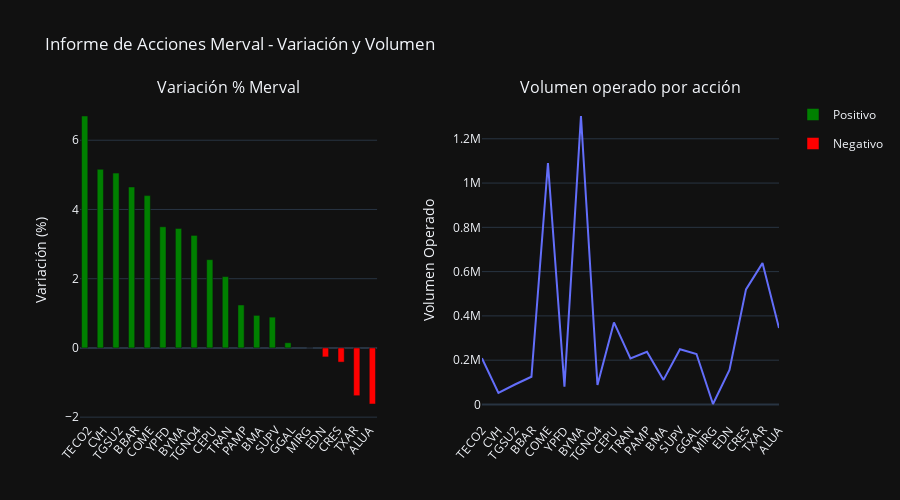

Notebook cell for this chart:
### Code cell
# ---------------   PANEL ACCIONES ARGENTINAS  ----------------
List_panel_Acciones = ["Merval", "Panel General", "Merval 25", "Merval Argentina", "Burcap", "CEDEARs"]


panel_data = []

def obtener_panel(instrumento, panel, pais):
    
    url_panel2 = f"https://api.invertironline.com/api/Cotizaciones/{instrumento}/{panel}/{pais}"
    
    payload = {}
    headers = {
    'Authorization': f"Bearer {bearer_token}",
    'Cookie': 'i18n.langtag=es-AR; isMobile=0; 1ea603=2qWeR/Ko7fTv5qFwUUmajFxWKNKtMyB66jJlJwlyFgldqvfrivSOqffj72nSSQ8p18sxZLeNp+m5CDB+KmkD7BxBPsZzBlzrTNpk728p80GSm7j9dYAIvHBuX7tgmx5HVqjmBADYnrBeAlt9fjpu+dxROhkucWhAX8YWLux7ISiIj1gU'
    }

    response = requests.request("GET", url_panel2, headers=headers, data=payload)
    panel_data.append(response.json())

obtener_panel("Acciones", List_panel_Acciones[0], "argentina")

# panel_data_json = json.dumps(panel_data, indent=2)

ticket = []
volumen = []
precio_maximo = []
precio_minimo = []
ultimo_precio = []
var_porcentual = []

for titulo in panel_data[0]["titulos"]:
    
    ticket_t = titulo["simbolo"]
    ticket.append(ticket_t)
     
    volumen_t = titulo["volumen"]
    volumen.append(volumen_t)
    
    precio_maximo_t = titulo["maximo"]
    precio_maximo.append(precio_maximo_t)
    
    precio_minimo_t = titulo["minimo"]
    precio_minimo.append(precio_minimo_t)
    
    ultimo_precio_t = titulo["ultimoCierre"]
    ultimo_precio.append(ultimo_precio_t)
    
    var_porcentual_t = titulo["variacionPorcentual"]
    var_porcentual.append(var_porcentual_t)

data_relevante = pd.DataFrame({
    "ticket" : ticket, 
    "volumen" : volumen,
    "precio_maximo" : precio_maximo,
    "precio_minimo" : precio_minimo,
    "ultimo_precio" : ultimo_precio,
    "var_porcentual" : var_porcentual
})

data_relevante = data_relevante.sort_values(by="var_porcentual", ascending=False)

# Agregamos una columna para diferencias variaciones positivas y negativas
data_relevante['variación'] = data_relevante['var_porcentual'].apply(lambda x: 'Positivo' if x > 0 else 'Negativo')

# Grafico de plotly
var_merval = px.bar(
    data_relevante, 
    x="ticket", 
    y="var_porcentual", 
    color="variación",  # Color por valor de 'var_porcentual'
    title="Variación diaria de acciones en el Merval",
    color_discrete_map={'Positivo': 'green', 'Negativo': 'red'})

#creamos grafico de lineas para mostrar el volumen operado durante la jornada
vol_merval = px.line(data_relevante, 
                     x="ticket", 
                     y="volumen", 
                     title="Volumen operado por instrumento")

# Crear subplots y aplicar un tema
fig_informe = make_subplots(rows=1, cols=2, 
                            subplot_titles=("Variación % Merval", "Volumen operado por acción"),
                            horizontal_spacing=0.15 #especificamos espacio entre columnas del subplot
                            )

# Agregar los gráficos px a los subplots
for var in var_merval.data:
    fig_informe.add_trace(var, row=1, col=1)
for vol in vol_merval.data:
    fig_informe.add_trace(vol, row=1, col=2)
    
# Personalizar layout general del subplot
fig_informe.update_layout(title_text="Informe de Acciones Merval - Variación y Volumen",
    showlegend=True,
    height=500,
    template="plotly_dark")

# Configuración de los ejes x para mejorar la legibilidad
fig_informe.update_xaxes(
    tickangle=-50,  # Girar etiquetas
    row=1, col=1,    # Aplicar en el primer gráfico
    showgrid=False)

fig_informe.update_xaxes(
    tickangle=-50,  # Girar etiquetas
    row=1, col=2,    # Aplicar en el segundo gráfico
    showgrid=False)

# Configuración de los ejes y
fig_informe.update_yaxes(title_text="Variación (%)", row=1, col=1)

fig_informe.update_yaxes(title_text="Volumen Operado", row=1, col=2)

fig_informe.show()

### Figure 1 — Plotly figure (JSON) as saved in the notebook; plotly's stock layout.template omitted (floating-point values rounded to 4 significant figures)
{"data": [{"alignmentgroup": "True", "hovertemplate": "variación=Positivo<br>ticket=%{x}<br>var_porcentual=%{y}<extra></extra>", "legendgroup": "Positivo", "marker": {"color": "green", "pattern": {"shape": ""}}, "name": "Positivo", "offsetgroup": "Positivo", "orientation": "v", "showlegend": true, "textposition": "auto", "type": "bar", "x": ["TECO2", "CVH", "TGSU2", "BBAR", "COME", "YPFD", "BYMA", "TGNO4", "CEPU", "TRAN", "PAMP", "BMA", "SUPV", "GGAL"], "xaxis": "x", "y": [6.7, 5.16, 5.05, 4.65, 4.4, 3.5, 3.45, 3.25, 2.55, 2.06, 1.24, 0.94, 0.89, 0.15], "yaxis": "y"}, {"alignmentgroup": "True", "hovertemplate": "variación=Negativo<br>ticket=%{x}<br>var_porcentual=%{y}<extra></extra>", "legendgroup": "Negativo", "marker": {"color": "red", "pattern": {"shape": ""}}, "name": "Negativo", "offsetgroup": "Negativo", "orientation": "v", "showlegend": true, "textposition": "auto", "type": "bar", "x": ["MIRG", "EDN", "CRES", "TXAR", "ALUA"], "xaxis": "x", "y": [0, -0.26, -0.41, -1.38, -1.62], "yaxis": "y"}, {"hovertemplate": "ticket=%{x}<br>volumen=%{y}<extra></extra>", "legendgroup": "", "line": {"color": "#636efa", "dash": "solid"}, "marker": {"symbol": "circle"}, "mode": "lines", "name": "", "orientation": "v", "showlegend": false, "type": "scatter", "x": ["TECO2", "CVH", "TGSU2", "BBAR", "COME", "YPFD", "BYMA", "TGNO4", "CEPU", "TRAN", "PAMP", "BMA", "SUPV", "GGAL", "MIRG", "EDN", "CRES", "TXAR", "ALUA"], "xaxis": "x2", "y": [208968, 52519, 90120, 125091, 1090668, 80421, 1302945, 87653, 370406, 208184, 237645, 110972, 249291, 227903, 2046, 156157, 519725, 638438, 344995], "yaxis": "y2"}], "layout": {"annotations": [{"font": {"size": 16}, "showarrow": false, "text": "Variación % Merval", "x": 0.2125, "xanchor": "center", "xref": "paper", "y": 1, "yanchor": "bottom", "yref": "paper"}, {"font": {"size": 16}, "showarrow": false, "text": "Volumen operado por acción", "x": 0.7875, "xanchor": "center", "xref": "paper", "y": 1, "yanchor": "bottom", "yref": "paper"}], "height": 500, "showlegend": true, "title": {"text": "Informe de Acciones Merval - Variación y Volumen"}, "xaxis": {"anchor": "y", "domain": [0, 0.425], "showgrid": false, "tickangle": -50}, "xaxis2": {"anchor": "y2", "domain": [0.575, 1], "showgrid": false, "tickangle": -50}, "yaxis": {"anchor": "x", "domain": [0, 1], "title": {"text": "Variación (%)"}}, "yaxis2": {"anchor": "x2", "domain": [0, 1], "title": {"text": "Volumen Operado"}}}}
